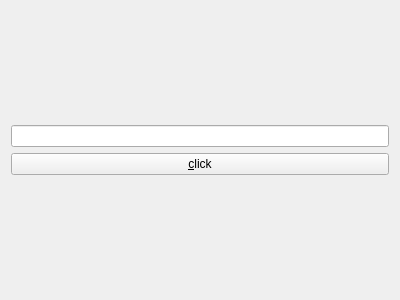
<?xml version="1.0" encoding="UTF-8"?>
<ui version="4.0">
 <class>MainWindow</class>
 <widget class="QMainWindow" name="MainWindow">
  <property name="geometry">
   <rect>
    <x>0</x>
    <y>0</y>
    <width>400</width>
    <height>300</height>
   </rect>
  </property>
  <property name="windowTitle">
   <string>MainWindow</string>
  </property>
  <widget class="QWidget" name="centralWidget">
   <layout class="QGridLayout" name="gridLayout">
    <item row="0" column="0">
     <layout class="QVBoxLayout" name="verticalLayout">
      <item>
       <widget class="QLineEdit" name="lineEdit"/>
      </item>
      <item>
       <widget class="QPushButton" name="pushButton">
        <property name="text">
         <string>&amp;click</string>
        </property>
       </widget>
      </item>
     </layout>
    </item>
   </layout>
  </widget>
 </widget>
 <layoutdefault spacing="6" margin="11"/>
 <resources/>
 <connections/>
</ui>
